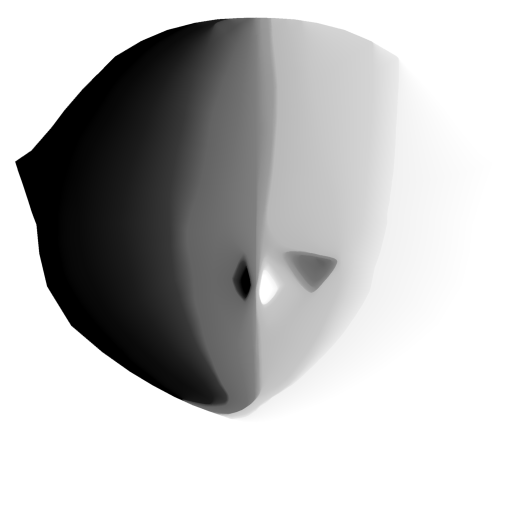
#> input picture Assets/AnimeModels/Common/FaceSDF.png, 1024 x 1024 px, given as the content of the folder vanilla-1.16.5/assets/AnimeModels/textures/block, which was not available (shown at 1/2 size)
$ python block_atlas_gen.py
#> lines starting #> are read from the running program, lines starting #| are printed output that depends on the picture; pictures that were not available may be replaced by others from this repository, and a replacement may not be noted
from PIL import Image, ImageOps
import os, glob, json

version = '1.16.5'

proc_types = [
    'block',
    'item'
]

recolor_dict = {
    'minecraft:block/water_flow': (63, 118, 228),
    'minecraft:block/water_overlay': (63, 118, 228),
    'minecraft:block/water_still': (63, 118, 228),
}

skip_list = []

def recolor(srci, col):
    #Preserve the alpha value before converting it..
    r,g,b,alpha = srci.split()
    gray = srci.convert('L')
    rec = ImageOps.colorize(gray, (0,0,0), (255,255,255), col, 0 ,255 ,157).convert('RGBA')
    #Recover its transparency..
    rec.putalpha(alpha)
    #rec.show()
    return rec

size = 1024
rct = 16
lncnt = int(size / rct) # How many textures in a line
print('Textures in a line: ' + str(lncnt))

atlas = Image.new('RGBA', (size, size), (0, 0, 0, 0))
#> atlas: PIL image 1024x1024 RGBA; every value is 0

offset = 0
i = 0
j = lncnt - 1

atlas_dict = { }

packpath = 'vanilla-' + version + '/assets/'

namespaces = os.listdir(packpath)
for nspath in namespaces:
    print('NameSpace: ' + nspath)

    for proc_type in proc_types:
        paths = glob.iglob(packpath + nspath + '/textures/' + proc_type + '/**/*?.png', recursive=True) # Also search sub-folders...

        pathLen = len(packpath + nspath + '/textures/')

        for path in paths:
            texname = nspath + ':' + path[pathLen:-4]
            texname = texname.replace('//', '/').replace('\\', '/')

            if texname in skip_list:
                print('Skipping ' + texname)
                continue

            print('Processing ' + texname)
            #print('\t\t\t[\"' + texname + '\"] = '+ str(offset) + ',')
            atlas_dict[texname] = offset
            tex = Image.open(path).convert('RGBA')
#> tex is the input picture: PIL image 1024x1024 RGBA; mean R, G, B, A 189.2, 189.2, 189.2, 255

            # Rescale if necessary
            if tex.width != rct:
                print('Rescaling ' + texname + ' to make its width match ' + str(rct))
                tex = tex.resize((rct, round(tex.height / tex.width) * rct))
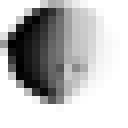
#> tex: PIL image 16x16 RGBA (shown 8 times larger); mean R, G, B, A 188.7, 188.7, 188.7, 255

            # Crop if necessary
            if tex.width != tex.height:
                print('Cropping ' + texname)
                tex = tex.crop((0, 0, tex.width, tex.width))

            # Recolor if necessary
            if recolor_dict.__contains__(texname):
                print('Recoloring ' + texname)
                tex = recolor(tex, recolor_dict[texname])

            atlas.paste(tex, (i * rct, j * rct))

            i += 1
            offset += 1
            if i == lncnt:
                i = 0
                j -= 1

with open("./block_atlas_" + version + "_dict.json", "w+") as f:
    data = json.dumps(atlas_dict, sort_keys=True, indent=4, separators=(',', ': '))
    f.write(data)

atlas.save('./block_atlas_' + version + '.png')
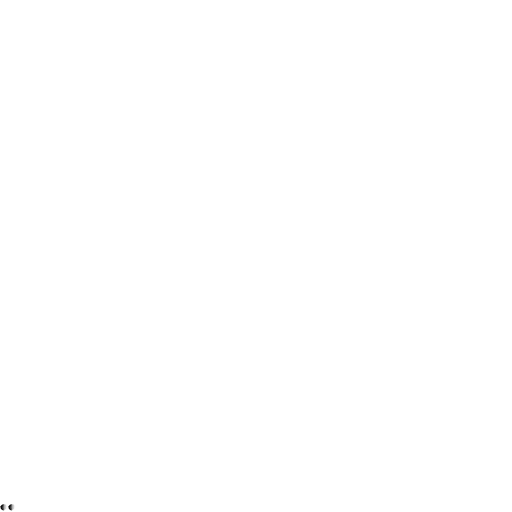
#> saved as block_atlas_1.16.5.png: PIL image 1024x1024 RGBA (shown at 1/2 size); mean R, G, B, A 0.1, 0.1, 0.1, 0.1; transparent parts drawn white
print('Done.')

$ run again, on Assets/Fantasy Skybox FREE/Cubemaps/Classic/FS000_Day_02.png
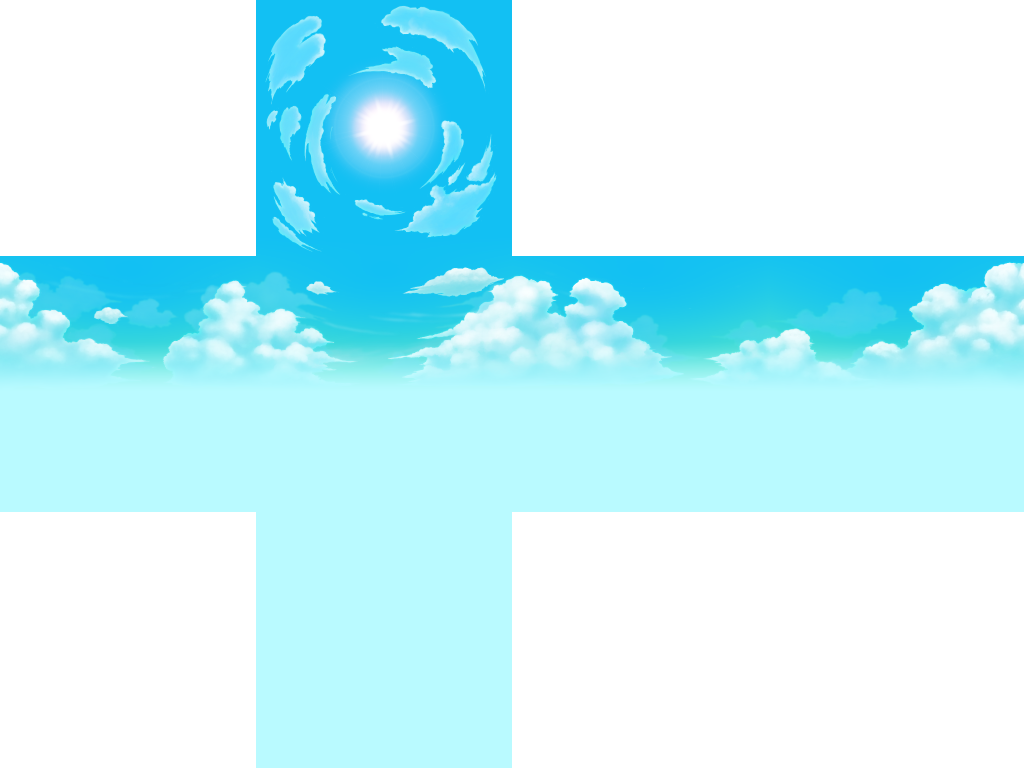
#> input picture Assets/Fantasy Skybox FREE/Cubemaps/Classic/FS000_Day_02.png, 2048 x 1536 px, given as the content of the folder vanilla-1.16.5/assets/AnimeModels/textures/block, which was not available (shown at 1/2 size)
#> tex is the input picture: PIL image 2048x1536 RGBA; mean R, G, B, A 192.5, 243.6, 251.2, 127.5
#> `tex = tex.resize((rct, round(tex.height / tex.width) * rct))`:
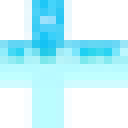
#> tex: PIL image 16x16 RGBA (shown 8 times larger); mean R, G, B, A 79.7, 140.4, 151.9, 127.3; transparent parts drawn white
